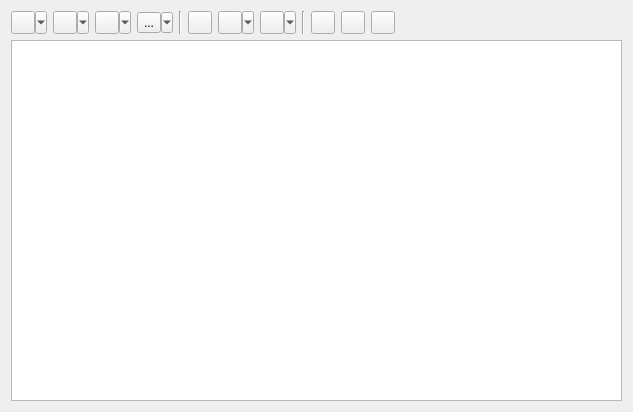
<?xml version="1.0" encoding="UTF-8"?>
<ui version="4.0">
 <class>NodesWidget</class>
 <widget class="QWidget" name="NodesWidget">
  <property name="geometry">
   <rect>
    <x>0</x>
    <y>0</y>
    <width>633</width>
    <height>412</height>
   </rect>
  </property>
  <property name="windowTitle">
   <string/>
  </property>
  <layout class="QVBoxLayout" name="verticalLayout">
   <item>
    <layout class="QHBoxLayout" name="horizontalLayout">
     <item>
      <widget class="QToolButton" name="btUseColumnForLabels">
       <property name="toolTip">
        <string>Use selected column as source for nodes' labels</string>
       </property>
       <property name="statusTip">
        <string>Use selected column as source for nodes' labels</string>
       </property>
       <property name="text">
        <string/>
       </property>
       <property name="icon">
        <iconset resource="../../ui.qrc">
         <normaloff>:/icons/images/node-label.svg</normaloff>:/icons/images/node-label.svg</iconset>
       </property>
       <property name="popupMode">
        <enum>QToolButton::MenuButtonPopup</enum>
       </property>
      </widget>
     </item>
     <item>
      <widget class="QToolButton" name="btUseColumnsForPieCharts">
       <property name="toolTip">
        <string>Use selected columns as source for nodes' pie charts</string>
       </property>
       <property name="statusTip">
        <string>Use selected columns as source for nodes' pie charts</string>
       </property>
       <property name="text">
        <string/>
       </property>
       <property name="icon">
        <iconset resource="../../ui.qrc">
         <normaloff>:/icons/images/node-pie.svg</normaloff>:/icons/images/node-pie.svg</iconset>
       </property>
       <property name="popupMode">
        <enum>QToolButton::MenuButtonPopup</enum>
       </property>
      </widget>
     </item>
     <item>
      <widget class="QToolButton" name="btUseColumnForNodesSizes">
       <property name="toolTip">
        <string>Use selected columns as source for nodes' sizes</string>
       </property>
       <property name="statusTip">
        <string>Use selected columns as source for nodes' sizes</string>
       </property>
       <property name="text">
        <string/>
       </property>
       <property name="icon">
        <iconset resource="../../ui.qrc">
         <normaloff>:/icons/images/node-size.svg</normaloff>:/icons/images/node-size.svg</iconset>
       </property>
       <property name="popupMode">
        <enum>QToolButton::MenuButtonPopup</enum>
       </property>
      </widget>
     </item>
     <item>
      <widget class="QToolButton" name="btUseColumnForNodesColors">
       <property name="toolTip">
        <string>Use selected columns as source for nodes' colors</string>
       </property>
       <property name="statusTip">
        <string>Use selected columns as source for nodes' colors</string>
       </property>
       <property name="text">
        <string>...</string>
       </property>
       <property name="icon">
        <iconset resource="../../ui.qrc">
         <normaloff>:/icons/images/node-color.svg</normaloff>:/icons/images/node-color.svg</iconset>
       </property>
       <property name="popupMode">
        <enum>QToolButton::MenuButtonPopup</enum>
       </property>
      </widget>
     </item>
     <item>
      <widget class="Line" name="line">
       <property name="orientation">
        <enum>Qt::Vertical</enum>
       </property>
      </widget>
     </item>
     <item>
      <widget class="QToolButton" name="btHighlightSelectedNodes">
       <property name="toolTip">
        <string>Highlight in network views the selected nodes in the table</string>
       </property>
       <property name="statusTip">
        <string>Highlight in network views the selected nodes in the table</string>
       </property>
       <property name="text">
        <string/>
       </property>
       <property name="icon">
        <iconset resource="../../ui.qrc">
         <normaloff>:/icons/images/highlight-yellow.svg</normaloff>:/icons/images/highlight-yellow.svg</iconset>
       </property>
      </widget>
     </item>
     <item>
      <widget class="QToolButton" name="btShowSpectrum">
       <property name="toolTip">
        <string>Show the spectrum associated to the selected node</string>
       </property>
       <property name="statusTip">
        <string>Show the spectrum associated to the selected node</string>
       </property>
       <property name="text">
        <string/>
       </property>
       <property name="icon">
        <iconset resource="../../ui.qrc">
         <normaloff>:/icons/images/spectrum.svg</normaloff>:/icons/images/spectrum.svg</iconset>
       </property>
       <property name="popupMode">
        <enum>QToolButton::MenuButtonPopup</enum>
       </property>
      </widget>
     </item>
     <item>
      <widget class="QToolButton" name="btFindStandards">
       <property name="toolTip">
        <string>Search for known spectra in library similar to the selected nodes' spectra</string>
       </property>
       <property name="statusTip">
        <string>Search for known spectra in library similar to the selected nodes' spectra</string>
       </property>
       <property name="text">
        <string/>
       </property>
       <property name="icon">
        <iconset resource="../../ui.qrc">
         <normaloff>:/icons/images/library-query.svg</normaloff>:/icons/images/library-query.svg</iconset>
       </property>
       <property name="popupMode">
        <enum>QToolButton::MenuButtonPopup</enum>
       </property>
      </widget>
     </item>
     <item>
      <widget class="Line" name="line_2">
       <property name="orientation">
        <enum>Qt::Vertical</enum>
       </property>
      </widget>
     </item>
     <item>
      <widget class="QToolButton" name="btEditGroupMapping">
       <property name="toolTip">
        <string>Edit Group Mapping</string>
       </property>
       <property name="statusTip">
        <string>Edit Group Mapping</string>
       </property>
       <property name="text">
        <string/>
       </property>
       <property name="icon">
        <iconset resource="../../ui.qrc">
         <normaloff>:/icons/images/calculator.svg</normaloff>:/icons/images/calculator.svg</iconset>
       </property>
      </widget>
     </item>
     <item>
      <widget class="QToolButton" name="btClusterize">
       <property name="toolTip">
        <string>Find clusters in data and put each node in a cluster</string>
       </property>
       <property name="statusTip">
        <string>Find clusters in data and put each node in a cluster</string>
       </property>
       <property name="text">
        <string/>
       </property>
       <property name="icon">
        <iconset resource="../../ui.qrc">
         <normaloff>:/icons/images/cluster.svg</normaloff>:/icons/images/cluster.svg</iconset>
       </property>
      </widget>
     </item>
     <item>
      <widget class="QToolButton" name="btDeleteColumns">
       <property name="toolTip">
        <string>Remove selected columns</string>
       </property>
       <property name="statusTip">
        <string>Remove selected columns</string>
       </property>
       <property name="text">
        <string/>
       </property>
       <property name="icon">
        <iconset resource="../../ui.qrc">
         <normaloff>:/icons/images/list-remove.svg</normaloff>:/icons/images/list-remove.svg</iconset>
       </property>
      </widget>
     </item>
     <item>
      <spacer name="horizontalSpacer">
       <property name="orientation">
        <enum>Qt::Horizontal</enum>
       </property>
       <property name="sizeHint" stdset="0">
        <size>
         <width>40</width>
         <height>20</height>
        </size>
       </property>
      </spacer>
     </item>
    </layout>
   </item>
   <item>
    <widget class="NodeTableView" name="tvNodes">
     <property name="alternatingRowColors">
      <bool>true</bool>
     </property>
    </widget>
   </item>
  </layout>
  <action name="actionViewSpectrum">
   <property name="icon">
    <iconset resource="../../ui.qrc">
     <normaloff>:/icons/images/spectrum.svg</normaloff>:/icons/images/spectrum.svg</iconset>
   </property>
   <property name="text">
    <string>View Spectrum</string>
   </property>
   <property name="toolTip">
    <string>Show the spectrum associated to the selected node</string>
   </property>
   <property name="statusTip">
    <string>Show the spectrum associated to the selected node</string>
   </property>
  </action>
  <action name="actionViewCompareSpectrum">
   <property name="icon">
    <iconset resource="../../ui.qrc">
     <normaloff>:/icons/images/spectrum.svg</normaloff>:/icons/images/spectrum.svg</iconset>
   </property>
   <property name="text">
    <string>Compare Spectrum</string>
   </property>
   <property name="toolTip">
    <string>Compare the spectrum associated to the selected node to another one</string>
   </property>
   <property name="statusTip">
    <string>Compare the spectrum associated to the selected node to another one</string>
   </property>
  </action>
  <action name="actionFindStandards">
   <property name="icon">
    <iconset resource="../../ui.qrc">
     <normaloff>:/icons/images/library-query.svg</normaloff>:/icons/images/library-query.svg</iconset>
   </property>
   <property name="text">
    <string>Find standards in library</string>
   </property>
   <property name="toolTip">
    <string>Search for known spectra in library similar to the selected nodes' spectra with same precursor ion</string>
   </property>
   <property name="statusTip">
    <string>Search for known spectra in library similar to the selected nodes' spectra with same precursor ion</string>
   </property>
  </action>
  <action name="actionFindAnalogs">
   <property name="icon">
    <iconset resource="../../ui.qrc">
     <normaloff>:/icons/images/library-query.svg</normaloff>:/icons/images/library-query.svg</iconset>
   </property>
   <property name="text">
    <string>Find analogs in library</string>
   </property>
   <property name="toolTip">
    <string>Search for known spectra in library similar to the selected nodes' spectra with different precursor ion</string>
   </property>
   <property name="statusTip">
    <string>Search for known spectra in library similar to the selected nodes' spectra with different precursor ion</string>
   </property>
  </action>
  <action name="actionResetPieColorMapping">
   <property name="icon">
    <iconset resource="../../ui.qrc">
     <normaloff>:/icons/images/node-empty.svg</normaloff>:/icons/images/node-empty.svg</iconset>
   </property>
   <property name="text">
    <string>Reset color mapping</string>
   </property>
   <property name="toolTip">
    <string>Remove pie charts</string>
   </property>
   <property name="statusTip">
    <string>Remove pie charts</string>
   </property>
  </action>
  <action name="actionUseColumnsForPieCharts">
   <property name="icon">
    <iconset resource="../../ui.qrc">
     <normaloff>:/icons/images/node-pie.svg</normaloff>:/icons/images/node-pie.svg</iconset>
   </property>
   <property name="text">
    <string>Use Columns for Pie Charts</string>
   </property>
   <property name="toolTip">
    <string>Use selected columns as source for nodes' pie charts</string>
   </property>
   <property name="statusTip">
    <string>Use selected columns as source for nodes' pie charts</string>
   </property>
  </action>
  <action name="actionResetLabelMapping">
   <property name="icon">
    <iconset resource="../../ui.qrc">
     <normaloff>:/icons/images/node-label.svg</normaloff>:/icons/images/node-label.svg</iconset>
   </property>
   <property name="text">
    <string>Reset label mapping</string>
   </property>
   <property name="toolTip">
    <string>Restore default nodes' labels</string>
   </property>
   <property name="statusTip">
    <string>Restore default nodes' labels</string>
   </property>
  </action>
  <action name="actionUseColumnForLabels">
   <property name="icon">
    <iconset resource="../../ui.qrc">
     <normaloff>:/icons/images/node-label.svg</normaloff>:/icons/images/node-label.svg</iconset>
   </property>
   <property name="text">
    <string>Use Column for Labels</string>
   </property>
   <property name="toolTip">
    <string>Use selected column as source for nodes' labels</string>
   </property>
   <property name="statusTip">
    <string>Use selected column as source for nodes' labels</string>
   </property>
  </action>
  <action name="actionResetSizeMapping">
   <property name="icon">
    <iconset resource="../../ui.qrc">
     <normaloff>:/icons/images/node-size.svg</normaloff>:/icons/images/node-size.svg</iconset>
   </property>
   <property name="text">
    <string>Reset size mapping</string>
   </property>
   <property name="toolTip">
    <string>Restore default nodes' sizes</string>
   </property>
   <property name="statusTip">
    <string>Restore default nodes' sizes</string>
   </property>
  </action>
  <action name="actionUseColumnForNodesSizes">
   <property name="icon">
    <iconset resource="../../ui.qrc">
     <normaloff>:/icons/images/node-size.svg</normaloff>:/icons/images/node-size.svg</iconset>
   </property>
   <property name="text">
    <string>Use Column for Nodes Sizes</string>
   </property>
   <property name="toolTip">
    <string>Use selected column as source for nodes' sizes</string>
   </property>
   <property name="statusTip">
    <string>Use selected column as source for nodes' sizes</string>
   </property>
  </action>
  <action name="actionResetColorMapping">
   <property name="icon">
    <iconset resource="../../ui.qrc">
     <normaloff>:/icons/images/node-color.svg</normaloff>:/icons/images/node-color.svg</iconset>
   </property>
   <property name="text">
    <string>Reset color mapping</string>
   </property>
   <property name="toolTip">
    <string>Restore default nodes' colors</string>
   </property>
   <property name="statusTip">
    <string>Restore default nodes' colors</string>
   </property>
  </action>
  <action name="actionUseColumnForNodesColors">
   <property name="icon">
    <iconset resource="../../ui.qrc">
     <normaloff>:/icons/images/node-color.svg</normaloff>:/icons/images/node-color.svg</iconset>
   </property>
   <property name="text">
    <string>Use Column for Nodes Colors</string>
   </property>
   <property name="toolTip">
    <string>Use selected column as source for nodes' colors</string>
   </property>
   <property name="statusTip">
    <string>Use selected column as source for nodes' colors</string>
   </property>
  </action>
  <action name="actionHighlightSelectedNodes">
   <property name="icon">
    <iconset resource="../../ui.qrc">
     <normaloff>:/icons/images/highlight-yellow.svg</normaloff>:/icons/images/highlight-yellow.svg</iconset>
   </property>
   <property name="text">
    <string>Highlight Selected Nodes</string>
   </property>
   <property name="toolTip">
    <string>Highlight in network views the selected nodes in the table</string>
   </property>
   <property name="statusTip">
    <string>Highlight in network views the selected nodes in the table</string>
   </property>
  </action>
  <action name="actionEditGroupMapping">
   <property name="icon">
    <iconset resource="../../ui.qrc">
     <normaloff>:/icons/images/calculator.svg</normaloff>:/icons/images/calculator.svg</iconset>
   </property>
   <property name="text">
    <string>Edit Group Mapping</string>
   </property>
   <property name="toolTip">
    <string>Edit Group Mapping</string>
   </property>
   <property name="statusTip">
    <string>Edit Group Mapping</string>
   </property>
  </action>
  <action name="actionClusterize">
   <property name="icon">
    <iconset resource="../../ui.qrc">
     <normaloff>:/icons/images/cluster.svg</normaloff>:/icons/images/cluster.svg</iconset>
   </property>
   <property name="text">
    <string>Clusterize</string>
   </property>
   <property name="toolTip">
    <string>Find clusters in data and put each node in a cluster</string>
   </property>
   <property name="statusTip">
    <string>Find clusters in data and put each node in a cluster</string>
   </property>
  </action>
  <action name="actionDeleteColumns">
   <property name="icon">
    <iconset resource="../../ui.qrc">
     <normaloff>:/icons/images/list-remove.svg</normaloff>:/icons/images/list-remove.svg</iconset>
   </property>
   <property name="text">
    <string>Delete Columns</string>
   </property>
   <property name="toolTip">
    <string>Remove selected columns</string>
   </property>
   <property name="statusTip">
    <string>Remove selected columns</string>
   </property>
  </action>
 </widget>
 <customwidgets>
  <customwidget>
   <class>NodeTableView</class>
   <extends>QTableView</extends>
   <header>lib/ui/widgets.h</header>
  </customwidget>
 </customwidgets>
 <resources>
  <include location="../../ui.qrc"/>
 </resources>
 <connections/>
</ui>
